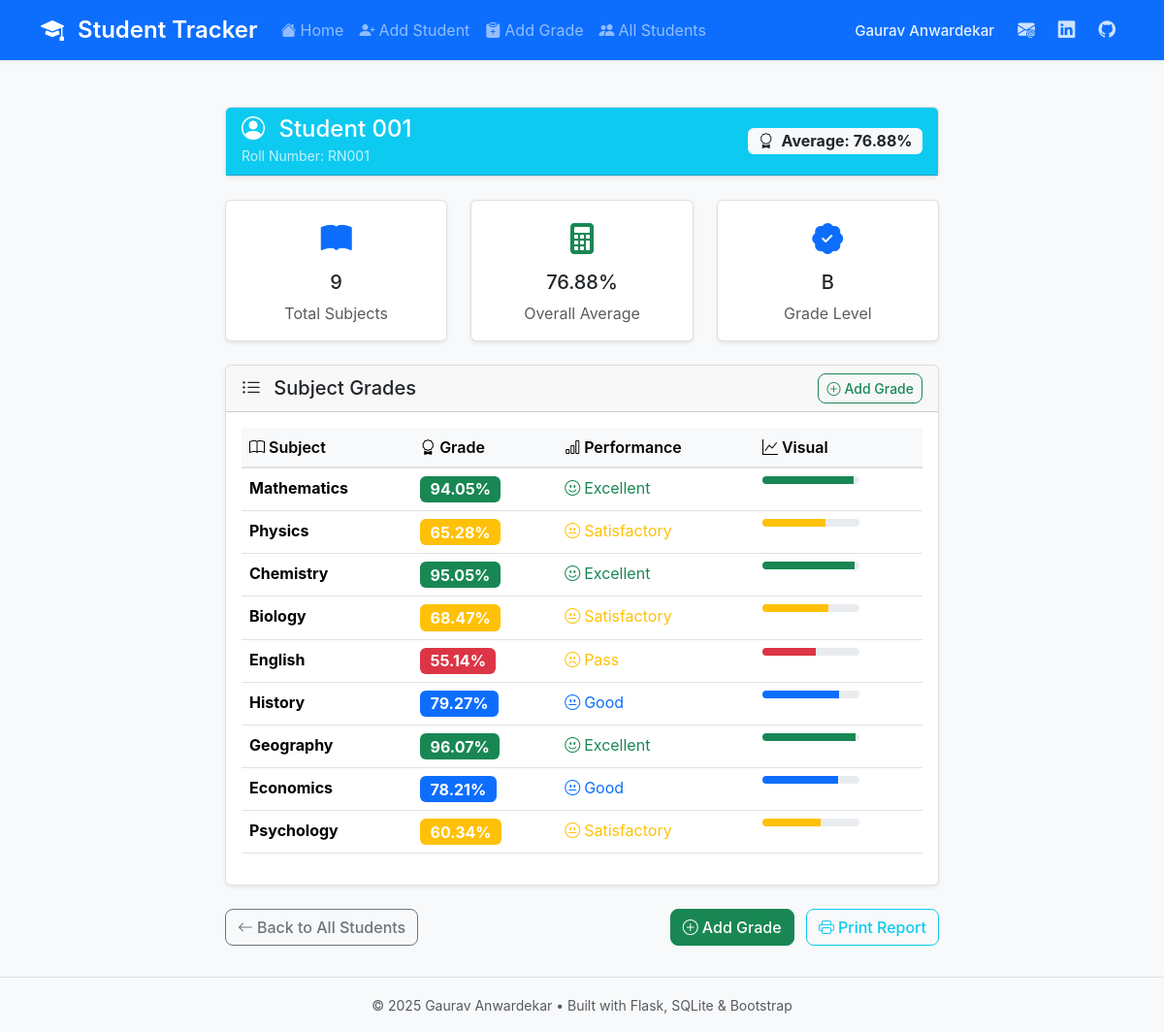
Page /view_student/RN001 on the committed database.
### tables this page shows
CREATE TABLE students (
                    id INTEGER PRIMARY KEY AUTOINCREMENT,
                    name TEXT,
                    roll_number TEXT UNIQUE
                );

CREATE TABLE grades (
                    id INTEGER PRIMARY KEY AUTOINCREMENT,
                    roll_number TEXT,
                    subject TEXT,
                    grade REAL
                );

### run.py (the view)
@app.route('/view_student/<roll_number>')  # FIXED: Added URL parameter
def view_student(roll_number):
    try:
        roll_number = roll_number.strip()
        student = tracker.get_student(roll_number)
        if student:
            return render_template('view_student.html', student=student)
        else:
            flash('Student not found.', 'danger')
            logger.warning(f"Student not found: {roll_number}")
            return redirect(url_for('home'))
    except Exception as e:
        logger.error(f"Error viewing student {roll_number}: {e}")
        flash('An error occurred while retrieving student information.', 'danger')
        return redirect(url_for('home'))

### database.py (called while the page is built)
    def add_grade(self, subject: str, grade: float) -> None:
        self.grades[subject.strip()] = grade

    def calculate_average(self) -> float:
        if not self.grades:
            return 0.0
        return round(sum(self.grades.values()) / len(self.grades), 2)

    def get_grade_count(self) -> int:
        return len(self.grades)

    @contextmanager
    def get_connection(self):
        conn = None
        try:
            conn = sqlite3.connect(self.db_path)
            yield conn
        except Exception as e:
            if conn:
                conn.rollback()
            logger.error(f"Database error: {e}")
            raise
        finally:
            if conn:
                conn.close()

### templates/view_student.html (shortened to what this page needs)
{% extends "base.html" %}
{% block content %}
<div class="row justify-content-center">
    <div class="col-lg-8">
        <div class="card mb-4">
            <div class="card-header bg-info text-white">
                <div class="d-flex justify-content-between align-items-center">
                    <div>
                        <h4 class="card-title mb-0">
                            <i class="bi bi-person-circle me-2"></i>
                            {{ student.name }}
                        </h4>
                        <small class="opacity-75">Roll Number: {{ student.roll_number }}</small>
                    </div>
                    <div class="text-end">
                        <span class="badge bg-light text-dark fs-6">
                            <i class="bi bi-award me-1"></i>
                            Average: {{ "%.2f"|format(student.calculate_average()) }}%
                        </span>
                    </div>
                </div>
            </div>
        </div>
        <div class="row mb-4">
            <div class="col-md-4">
                <div class="card text-center h-100">
                    <div class="card-body">
                        <div class="mb-2">
                            <i class="bi bi-book-fill text-primary" style="font-size: 2rem;"></i>
                        </div>
                        <h5 class="card-title">{{ student.get_grade_count() }}</h5>
                        <p class="card-text text-muted">Total Subjects</p>
                    </div>
                </div>
            </div>
            <div class="col-md-4">
                <div class="card text-center h-100">
                    <div class="card-body">
                        <div class="mb-2">
                            <i class="bi bi-calculator-fill text-success" style="font-size: 2rem;"></i>
                        </div>
                        <h5 class="card-title">{{ "%.2f"|format(student.calculate_average()) }}%</h5>
                        <p class="card-text text-muted">Overall Average</p>
                    </div>
                </div>
            </div>
            <div class="col-md-4">
                <div class="card text-center h-100">
                    <div class="card-body">
                        <div class="mb-2">
                            {% if student.calculate_average() >= 90 %}
                                <i class="bi bi-trophy-fill text-warning" style="font-size: 2rem;"></i>
                            {% elif student.calculate_average() >= 80 %}
                                <i class="bi bi-award-fill text-info" style="font-size: 2rem;"></i>
                            {% elif student.calculate_average() >= 70 %}
                                <i class="bi bi-patch-check-fill text-primary" style="font-size: 2rem;"></i>
                            {% elif student.calculate_average() >= 60 %}
                                <i class="bi bi-check-circle-fill text-success" style="font-size: 2rem;"></i>
                            {% else %}
                                <i class="bi bi-exclamation-triangle-fill text-danger" style="font-size: 2rem;"></i>
                            {% endif %}
                        </div>
                        <h5 class="card-title">
                            {% if student.calculate_average() >= 90 %}
                                A+
                            {% elif student.calculate_average() >= 80 %}
                                A
                            {% elif student.calculate_average() >= 70 %}
                                B
                            {% elif student.calculate_average() >= 60 %}
                                C
                            {% elif student.calculate_average() >= 50 %}
                                D
                            {% else %}
                                F
                            {% endif %}
                        </h5>
                        <p class="card-text text-muted">Grade Level</p>
                    </div>
                </div>
            </div>
        </div>
        <div class="card">
            <div class="card-header d-flex justify-content-between align-items-center">
                <h5 class="card-title mb-0">
                    <i class="bi bi-list-ul me-2"></i>
                    Subject Grades
                </h5>
                <a href="{{ url_for('add_grade') }}" class="btn btn-outline-success btn-sm">
                    <i class="bi bi-plus-circle me-1"></i>Add Grade
                </a>
            </div>
            <div class="card-body">
                {% if student.grades %}
                    <div class="table-responsive">
                        <table class="table table-hover">
                            <thead>
                                <tr>
                                    <th scope="col">
                                        <i class="bi bi-book me-1"></i>Subject
                                    </th>
                                    <th scope="col">
                                        <i class="bi bi-award me-1"></i>Grade
                                    </th>
                                    <th scope="col">
                                        <i class="bi bi-bar-chart me-1"></i>Performance
                                    </th>
                                    <th scope="col">
                                        <i class="bi bi-graph-up me-1"></i>Visual
                                    </th>
                                </tr>
                            </thead>
                            <tbody>
                                {% for subject, grade in student.grades.items() %}
                                <tr>
                                    <td>
                                        <strong>{{ subject }}</strong>
                                    </td>
                                    <td>
                                        <span class="badge {% if grade >= 90 %}bg-success{% elif grade >= 80 %}bg-info{% elif grade >= 70 %}bg-primary{% elif grade >= 60 %}bg-warning{% else %}bg-danger{% endif %} fs-6">
                                            {{ "%.2f"|format(grade) }}%
                                        </span>
                                    </td>
                                    <td>
                                        {% if grade >= 90 %}
                                            <span class="text-success">
                                                <i class="bi bi-emoji-smile me-1"></i>Excellent
                                            </span>
                                        {% elif grade >= 80 %}
                                            <span class="text-info">
                                                <i class="bi bi-emoji-smile me-1"></i>Very Good
                                            </span>
                                        {% elif grade >= 70 %}
                                            <span class="text-primary">
                                                <i class="bi bi-emoji-neutral me-1"></i>Good
                                            </span>
                                        {% elif grade >= 60 %}
                                            <span class="text-warning">
                                                <i class="bi bi-emoji-neutral me-1"></i>Satisfactory
                                            </span>
                                        {% elif grade >= 50 %}
                                            <span class="text-warning">
                                                <i class="bi bi-emoji-frown me-1"></i>Pass
                                            </span>
                                        {% else %}
                                            <span class="text-danger">
                                                <i class="bi bi-emoji-frown me-1"></i>Needs Improvement
                                            </span>
                                        {% endif %}
                                    </td>
                                    <td>
                                        <div class="progress" style="height: 8px; width: 100px;">
                                            <div class="progress-bar {% if grade >= 90 %}bg-success{% elif grade >= 80 %}bg-info{% elif grade >= 70 %}bg-primary{% elif grade >= 60 %}bg-warning{% else %}bg-danger{% endif %}"
                                                 role="progressbar"
                                                 style="width: {{ grade }}%"
                                                 aria-valuenow="{{ grade }}"
                                                 aria-valuemin="0"
                                                 aria-valuemax="100">
                                            </div>
                                        </div>
                                    </td>
                                </tr>
                                {% endfor %}
                            </tbody>
                        </table>
                    </div>
                {% endif %}
            </div>
        </div>
        <div class="mt-4 d-flex justify-content-between">
            <a href="{{ url_for('view_all_students') }}" class="btn btn-outline-secondary">
                <i class="bi bi-arrow-left me-1"></i>Back to All Students
            </a>
            <div>
                <a href="{{ url_for('add_grade') }}" class="btn btn-success me-2">
                    <i class="bi bi-plus-circle me-1"></i>Add Grade
                </a>
                <button class="btn btn-outline-info" onclick="printReport()">
                    <i class="bi bi-printer me-1"></i>Print Report
                </button>
            </div>
        </div>
    </div>
</div>
{% endblock %}

### templates/base.html (shortened to what this page needs)
<!DOCTYPE html>
<html lang="en">
<head>
    <link href="https://cdn.jsdelivr.net/npm/bootstrap@5.3.2/dist/css/bootstrap.min.css" rel="stylesheet">
    <link rel="stylesheet" href="https://cdn.jsdelivr.net/npm/bootstrap-icons@1.11.1/font/bootstrap-icons.css">
    <link rel="stylesheet" href="{{ url_for('static', filename='css/styles.css') }}">
</head>
<body>
    <nav class="navbar navbar-expand-lg navbar-dark bg-primary shadow-sm">
        <div class="container">
            <a class="navbar-brand" href="{{ url_for('home') }}">
                <i class="bi bi-mortarboard-fill me-2"></i>
                Student Tracker
            </a>
            <div class="collapse navbar-collapse" id="navbarNav">
                <ul class="navbar-nav me-auto">
                    <li class="nav-item">
                        <a class="nav-link {% if request.endpoint == 'home' %}active{% endif %}" href="{{ url_for('home') }}">
                            <i class="bi bi-house-fill me-1"></i>Home
                        </a>
                    </li>
                    <li class="nav-item">
                        <a class="nav-link {% if request.endpoint == 'add_student' %}active{% endif %}" href="{{ url_for('add_student') }}">
                            <i class="bi bi-person-plus-fill me-1"></i>Add Student
                        </a>
                    </li>
                    <li class="nav-item">
                        <a class="nav-link {% if request.endpoint == 'add_grade' %}active{% endif %}" href="{{ url_for('add_grade') }}">
                            <i class="bi bi-clipboard-plus-fill me-1"></i>Add Grade
                        </a>
                    </li>
                    <li class="nav-item">
                        <a class="nav-link {% if request.endpoint == 'view_all_students' %}active{% endif %}" href="{{ url_for('view_all_students') }}">
                            <i class="bi bi-people-fill me-1"></i>All Students
                        </a>
                    </li>
                </ul>
                <ul class="navbar-nav align-items-center">
                    <li class="nav-item me-3">
                        <span class="navbar-name">Gaurav Anwardekar</span>
                    </li>
                    <li class="nav-item me-2">
                        <a class="nav-link navbar-social-link" href="mailto:gaurav.a2024@gmail.com " aria-label="Email" title="Send Email">
                            <i class="bi bi-envelope-at-fill"></i>
                        </a>
                    </li>
                    <li class="nav-item me-2">
                        <a class="nav-link navbar-social-link" href="https://www.linkedin.com/in/gaurav-anwardekar-b14b8b328/" target="_blank" rel="noopener" aria-label="LinkedIn" title="LinkedIn Profile">
                            <i class="bi bi-linkedin"></i>
                        </a>
                    </li>
                    <li class="nav-item">
                        <a class="nav-link navbar-social-link" href="https://github.com/gauravxa137?tab=repositories" target="_blank" rel="noopener" aria-label="GitHub" title="GitHub Profile">
                            <i class="bi bi-github"></i>
                        </a>
                    </li>
                </ul>
            </div>
        </div>
    </nav>
    <main class="container main-container">
        {% block content %}{% endblock %}
    </main>
    <footer class="footer mt-auto">
        <div class="container">
            <div class="text-center">
                <small class="text-muted">
                    © 2025 Gaurav Anwardekar • Built with Flask, SQLite & Bootstrap
                </small>
            </div>
        </div>
    </footer>
</body>
</html>

### static/css/styles.css (style rules this page uses)
:root { --primary-color: #0d6efd; --secondary-color: #6c757d; --success-color: #198754; --danger-color: #dc3545; --warning-color: #ffc107; --info-color: #0dcaf0; }
body { background-color: #f8f9fa; font-family: -apple-system, BlinkMacSystemFont, 'Segoe UI', Roboto, sans-serif; min-height: 100vh; display: flex; flex-direction: column; }
.navbar-brand { font-weight: 600; font-size: 1.5rem; }
.navbar-name { color: rgba(255, 255, 255, 0.9); font-weight: 500; font-size: 0.95rem; }
.navbar-social-link { color: rgba(255, 255, 255, 0.8); text-decoration: none; transition: color 0.2s ease-in-out; font-size: 1.1rem; }
.main-container { flex: 1; padding-top: 2rem; padding-bottom: 2rem; }
.card { box-shadow: 0 0.125rem 0.25rem rgba(0, 0, 0, 0.075); border: 1px solid rgba(0, 0, 0, 0.125); transition: box-shadow 0.15s ease-in-out; }
.btn { border-radius: 0.5rem; font-weight: 500; transition: all 0.2s ease-in-out; }
.table th { background-color: #f8f9fa; font-weight: 600; border-bottom: 2px solid #dee2e6; }
.footer { background-color: #f8f9fa; border-top: 1px solid #dee2e6; padding: 1rem 0; margin-top: auto; }
.progress { height: 8px; border-radius: 4px; }

### rows in the picture
students: name "Student 001", roll_number "RN001"
grades: subject "Mathematics", grade "94.05", shows "Excellent"
grades: subject "Physics", grade "65.28", shows "Satisfactory"
grades: subject "Chemistry", grade "95.05", shows "Excellent"
grades: subject "Biology", grade "68.47", shows "Satisfactory"
grades: subject "English", grade "55.14", shows "Pass"
grades: subject "History", grade "79.27", shows "Good"
grades: subject "Geography", grade "96.07", shows "Excellent"
grades: subject "Economics", grade "78.21", shows "Good"
grades: subject "Psychology", grade "60.34", shows "Satisfactory"

### other values in the picture
{{ "%.2f"|format(student.calculate_average()) }} "76.88"
{{ student.get_grade_count() }} "9"
